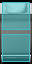

The image is a tile-based game level rendered from a .tmx file. Its description and source (layers, tilesets, objects; grid data summarised) follow:
An orthogonal 1x2 tile map with 32x32 px tiles, 2 tile layers (objects, collision), 1 hidden layer not drawn, 6 tilesets.

<map version="1.0" orientation="orthogonal" width="1" height="2" tilewidth="32" tileheight="32">
 <tileset firstgid="1" name="furniture-modern" tilewidth="32" tileheight="32">
  <image source="../maps/graphics/tiles/furniture-modern.png" width="512" height="512" />
 </tileset>
 <tileset firstgid="257" name="furniture-placement" tilewidth="32" tileheight="32">
  <image source="../maps/graphics/tiles/furniture-placement.png" width="64" height="64" />
  <tile id="2">
   <properties>
    <property name="constraint" value="ground" />
   </properties>
  </tile>
  <tile id="3">
   <properties>
    <property name="constraint" value="wall" />
   </properties>
  </tile>
 </tileset>
 <tileset firstgid="261" name="collision" tilewidth="32" tileheight="32">
  <image source="../maps/graphics/tiles/collision.png" width="64" height="32" />
  <tile id="0">
   <properties>
    <property name="collision" value="short" />
   </properties>
  </tile>
 </tileset>
 <tileset firstgid="263" name="furniture-lab" tilewidth="32" tileheight="32">
  <image source="../maps/graphics/tiles/furniture-lab.png" width="512" height="512" />
 </tileset>
 <tileset firstgid="519" name="future-obj3" tilewidth="32" tileheight="32">
  <image source="../image-atlases/future-obj3.png" width="512" height="512" />
 </tileset>
 <tileset firstgid="775" name="future-obj4" tilewidth="32" tileheight="32">
  <image source="../image-atlases/future-obj4.png" width="512" height="512" />
 </tileset>
 <layer name="objects" width="1" height="2">
  <data>[2 cells, 2 non-empty, 2 distinct tile ids]</data>
 </layer>
 <layer name="constraints" width="1" height="2" visible="0">
  <data>[2 cells, 2 non-empty, 1 distinct tile ids]</data>
 </layer>
 <layer name="collision" width="1" height="2">
  <data>[2 cells, 2 non-empty, 1 distinct tile ids]</data>
 </layer>
</map>
